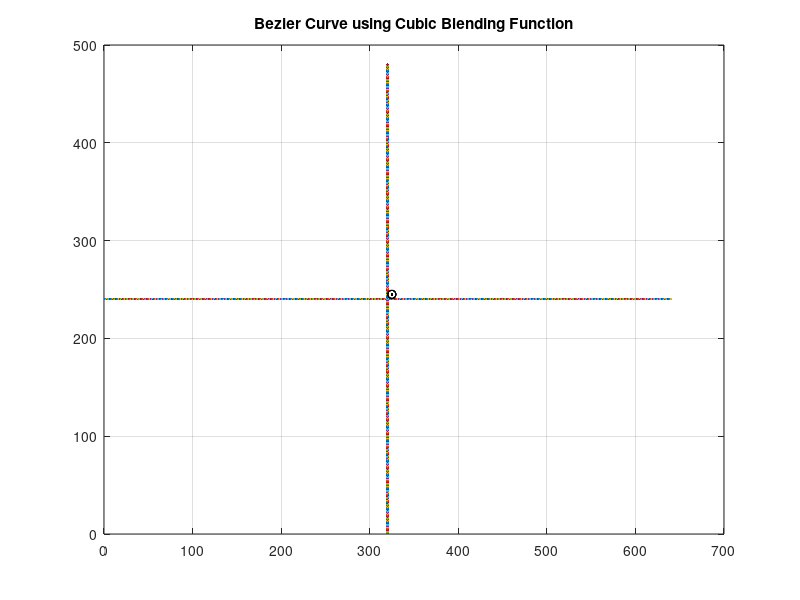

Recreate this plot in MATLAB. (Note: a time limit stopped this script after it produced the figure.)
clc;
close all;
xmax=640;
ymax=480;

x1 = input('Enter control point x1: ');
y1 = input('Enter control point y1: ');
x2 = input('Enter control point x2: ');
y2 = input('Enter control point y2: ');
x3 = input('Enter control point x3: ');
y3 = input('Enter control point y3: ');
x4 = input('Enter control point x4: ');
y4 = input('Enter control point y4: ');

for i=1:640
x=i;
y=ymax/2;
plot(x,y);
grid on,hold on;
end

for i=1:480
y=i;
x=xmax/2;
plot(x,y);
grid on,hold on;
end

% Initialize Bezier matrix
Bezier_Matrix = [-1 3 -3 1; 3 -6 3 0; -3 3 0 0; 1 0 0 0];

for u = 0:0.001:1
    Px = [u^3 u^2 u 1] * Bezier_Matrix * [x1; x2; x3; x4];
    Py = [u^3 u^2 u 1] * Bezier_Matrix * [y1; y2; y3; y4];
    plot(320+Px, 240+Py, 'k.');
    grid on,hold on;
end

% plot control points
plot([320+x1, 320+x2, 320+x3, 320+x4], [240+y1, 240+y2, 240+y3, 240+y4], 'k--o');

title('Bezier Curve using Cubic Blending Function');
grid on,hold on;
